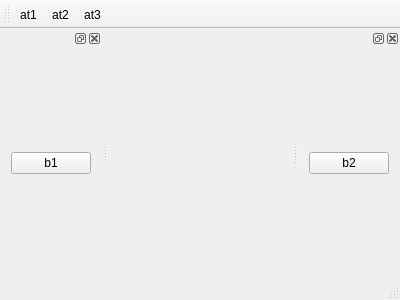
<?xml version="1.0" encoding="UTF-8"?>
<ui version="4.0">
 <class>WidgetMainWindow</class>
 <widget class="QMainWindow" name="WidgetMainWindow">
  <property name="geometry">
   <rect>
    <x>0</x>
    <y>0</y>
    <width>400</width>
    <height>300</height>
   </rect>
  </property>
  <property name="windowTitle">
   <string>WidgetMainWindow</string>
  </property>
  <widget class="QWidget" name="centralWidget"/>
  <widget class="QMenuBar" name="menuBar">
   <property name="geometry">
    <rect>
     <x>0</x>
     <y>0</y>
     <width>400</width>
     <height>23</height>
    </rect>
   </property>
  </widget>
  <widget class="QToolBar" name="mainToolBar">
   <attribute name="toolBarArea">
    <enum>TopToolBarArea</enum>
   </attribute>
   <attribute name="toolBarBreak">
    <bool>false</bool>
   </attribute>
   <addaction name="actionAt1"/>
   <addaction name="actionAt2"/>
   <addaction name="actionAt3"/>
  </widget>
  <widget class="QStatusBar" name="statusBar"/>
  <widget class="QDockWidget" name="dockWidget">
   <attribute name="dockWidgetArea">
    <number>2</number>
   </attribute>
   <widget class="QWidget" name="dockWidgetContents">
    <layout class="QVBoxLayout" name="verticalLayout">
     <item>
      <widget class="QPushButton" name="pushButton">
       <property name="text">
        <string>b2</string>
       </property>
      </widget>
     </item>
    </layout>
   </widget>
  </widget>
  <widget class="QDockWidget" name="dockWidget_2">
   <attribute name="dockWidgetArea">
    <number>1</number>
   </attribute>
   <widget class="QWidget" name="dockWidgetContents_2">
    <layout class="QVBoxLayout" name="verticalLayout_2">
     <item>
      <widget class="QPushButton" name="pushButton_2">
       <property name="text">
        <string>b1</string>
       </property>
      </widget>
     </item>
    </layout>
   </widget>
  </widget>
  <action name="actionAt1">
   <property name="text">
    <string>at1</string>
   </property>
  </action>
  <action name="actionAt2">
   <property name="text">
    <string>at2</string>
   </property>
  </action>
  <action name="actionAt3">
   <property name="text">
    <string>at3</string>
   </property>
  </action>
 </widget>
 <layoutdefault spacing="6" margin="11"/>
 <resources/>
 <connections/>
</ui>
